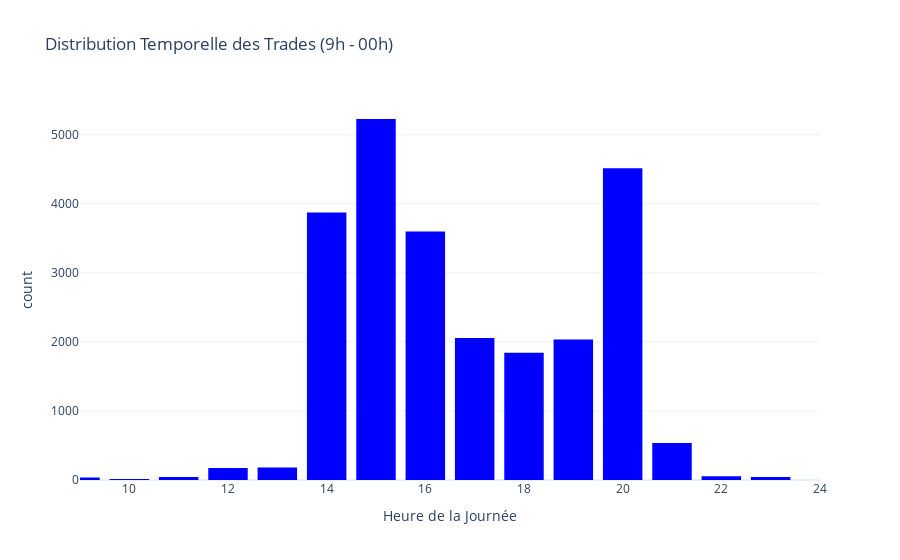

The notebook cell saved with this chart:
### Code cell
import polars as pl
import pandas as pd
import plotly.express as px

def plot_trade_distribution_with_offset(file_path: str):
    # load
    df = pl.read_csv(file_path)

    # Convertir 'xltime' en datetime tout en prenant en compte l'offset horaire (en local, pas UTC)
    df = df.with_columns(
        pl.col("xltime").str.strptime(pl.Datetime, "%Y-%m-%d %H:%M:%S%.f%:z").alias("datetime")
    )

    #Convert en Pandas 
    df_pandas = df.to_pandas()
    
    # Convertir le datetime en heure locale
    df_pandas['datetime'] = df_pandas['datetime'].dt.tz_convert('America/New_York')  # Set the correct timezone (-05:00)

    # Extraire l'heure locale
    df_pandas['hour'] = df_pandas['datetime'].dt.hour

    # Filtrer les heures entre 9h et 23h59 (de 9h AM jusqu'à minuit)
    filtered_hours = df_pandas[(df_pandas['hour'] >= 9) & (df_pandas['hour'] < 24)]['hour']

    # Créer le plot
    fig = px.histogram(
        df_pandas['hour'],
        x="hour",
        nbins=15,
        title="Distribution Temporelle des Trades (9h - 00h)",
        labels={"hour": "Heure de la Journée"},
        range_x=[9, 24],  # Plage de l'axe des X de 9h à 00h (minuit)
        color_discrete_sequence=['blue']
    )

    # pimp my graph
    fig.update_layout(bargap=0.2, template="plotly_white")
    fig.show()

# Utilisation
#file_path = "data_SPX.csv"  # Remplacez avec votre fichier CSV
#plot_trade_distribution_with_offset(file_path)

### Figure 1 — Plotly figure (JSON) as saved in the notebook; plotly's stock layout.template omitted (floating-point values rounded to 4 significant figures; data arrays with more than 128 entries replaced by an {"elided": "..."} marker saying what was removed)
{"data": [{"alignmentgroup": "True", "bingroup": "x", "hovertemplate": "Heure de la Journée=%{x}<br>count=%{y}<extra></extra>", "legendgroup": "", "marker": {"color": "blue", "pattern": {"shape": ""}}, "name": "", "nbinsx": 15, "offsetgroup": "", "orientation": "v", "showlegend": false, "type": "histogram", "x": {"elided": "24236 int values"}, "xaxis": "x", "yaxis": "y"}], "layout": {"bargap": 0.2, "barmode": "relative", "legend": {"tracegroupgap": 0}, "title": {"text": "Distribution Temporelle des Trades (9h - 00h)"}, "xaxis": {"anchor": "y", "domain": [0, 1], "range": [9, 24], "title": {"text": "Heure de la Journée"}}, "yaxis": {"anchor": "x", "domain": [0, 1], "title": {"text": "count"}}}}
